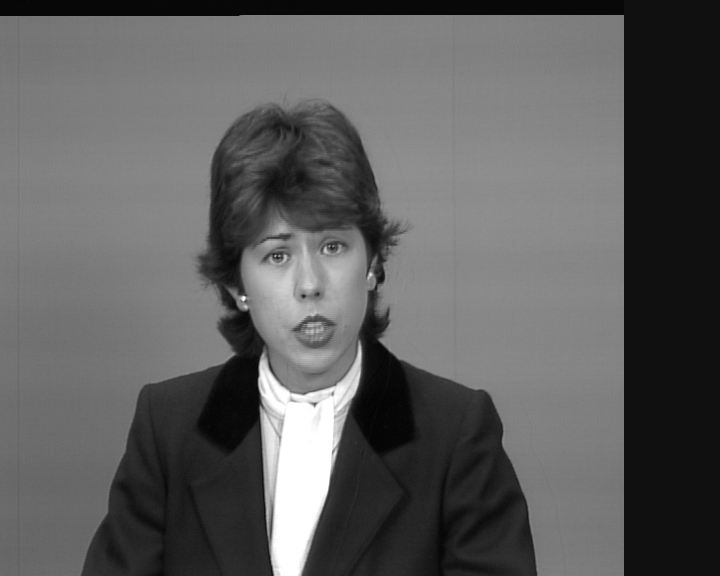
%> input picture speech_recognition/miscellaneous_matlab/DSP_Lab/Exp 3/claire.tiff, 720 x 576 px
$ octave corruption_dtft.m   (GNU Octave 9; MATLAB toolbox functions it lacks are replaced by stand-ins)
%> lines starting %> are read from the running program, lines starting %| are printed output that depends on the picture
clean = imread('claire.tiff');
%> clean is the input picture: size 576x720 uint8; min 1, max 255, mean 93.4
corrupted = zeros(576,720);
reconstruct = zeros(576,720);
T = 5;

gauss = randn(576, 720);
gauss = 20 * gauss;
gauss = gauss + 128;
for p = 1:128
    for q = 1:128
        gauss(p,q) = ceil(gauss(p,q));
        if (gauss(p,q) > 255)
            gauss(p,q) = 255;
        elseif gauss(p,q) < 0
            gauss(p,q) = 0;
        end
    end
end

for m = 1:576
    for n = 1:720
        corrupted(m,n) = mod((clean(m,n)+ gauss(m,n)), 255);
    end
end
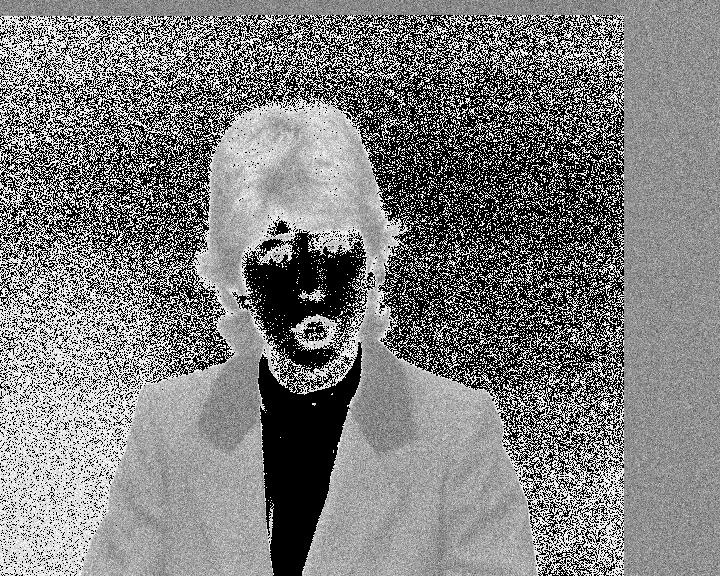
%> corrupted: size 576x720 double; min 0, max 254, mean 126.3


%%
clean_f = fft2(clean);
gauss_f = fft2(gauss);
corrupted_f = fft2(corrupted);
clean_power = abs(clean_f).^2;
gauss_power = abs(gauss_f).^2;
corrupted_power = abs(corrupted_f).^2;

SNR = corrupted_power./gauss_power;


for r = 1:576
    for s = 1:720
        if SNR(r,s) < T
            reconstruct(r,s) = 0;
        else reconstruct(r,s) = corrupted_f(r,s);
        end
    end
end

image = ifft2(reconstruct);
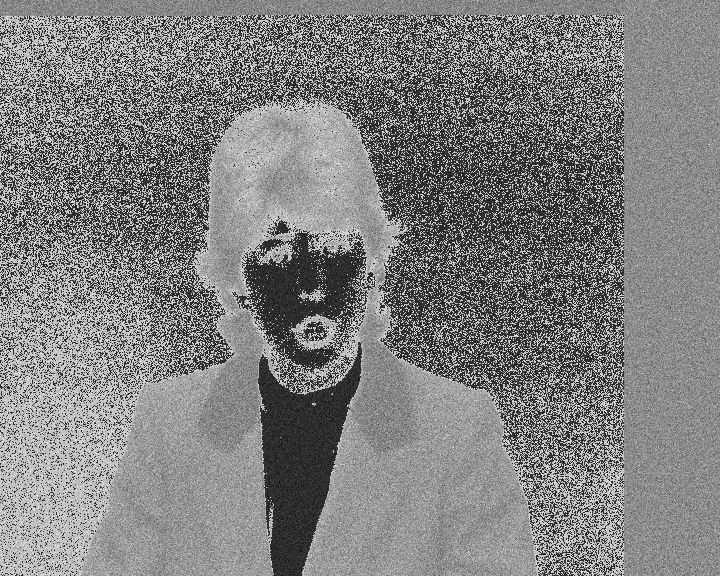
%> image: size 576x720 double; min -194.7, max 192, mean 0; drawn with min black and max white
imagesc(255-image);
colormap(gray);
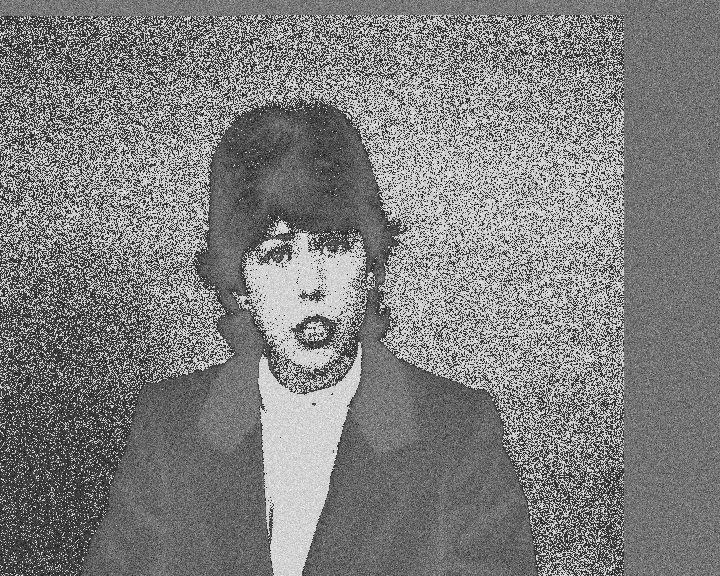
%> displayed picture: size 576x720x3, on the screen's scale of 0 to 255; min 0, max 255, mean 126.6

$ run again, with speech_recognition/miscellaneous_matlab/DSP_Lab/Exp 3/255-corrupt.jpg saved as speech_recognition/miscellaneous_matlab/DSP_Lab/Exp 3/claire.tiff
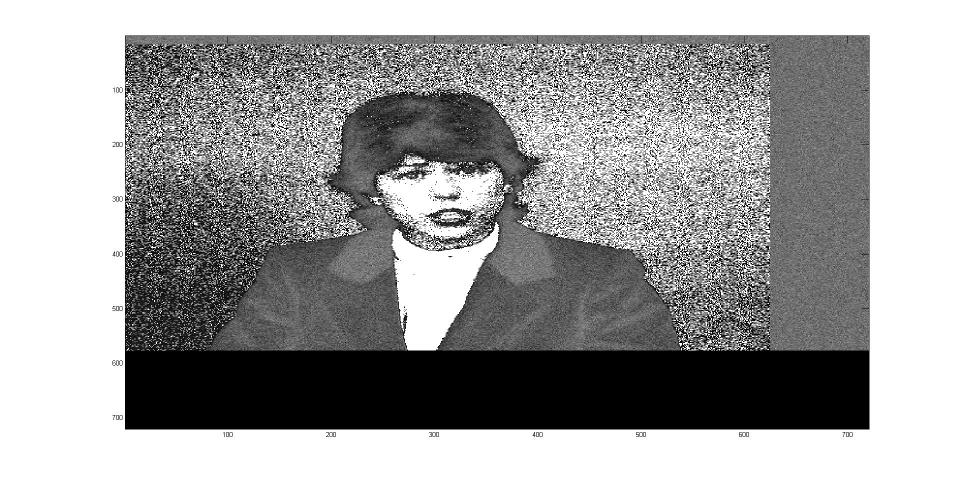
%> input picture speech_recognition/miscellaneous_matlab/DSP_Lab/Exp 3/255-corrupt.jpg, 1920 x 964 px (shown at 1/2 size)
%> clean is the input picture: size 964x1920x3 uint8; min 0, max 255, mean 157.3
%> after the loop `for m = 1:576`:
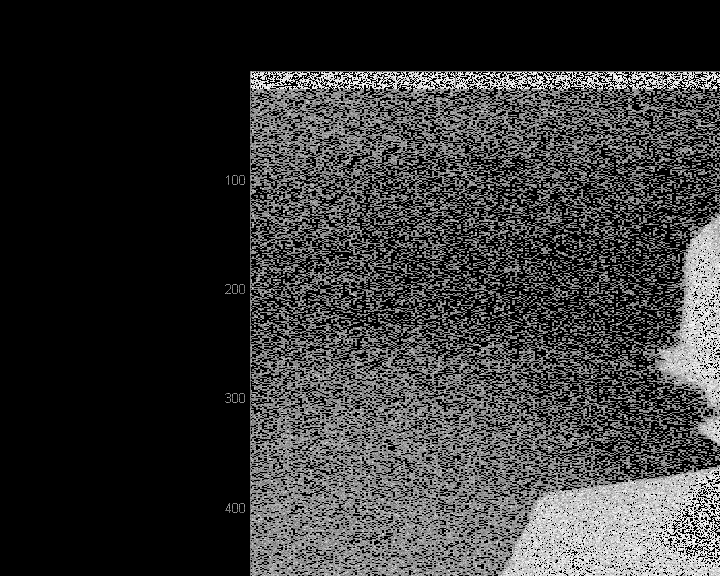
%> corrupted: size 576x720 double; min 0, max 254, mean 54.9
%> `colormap(gray);`:
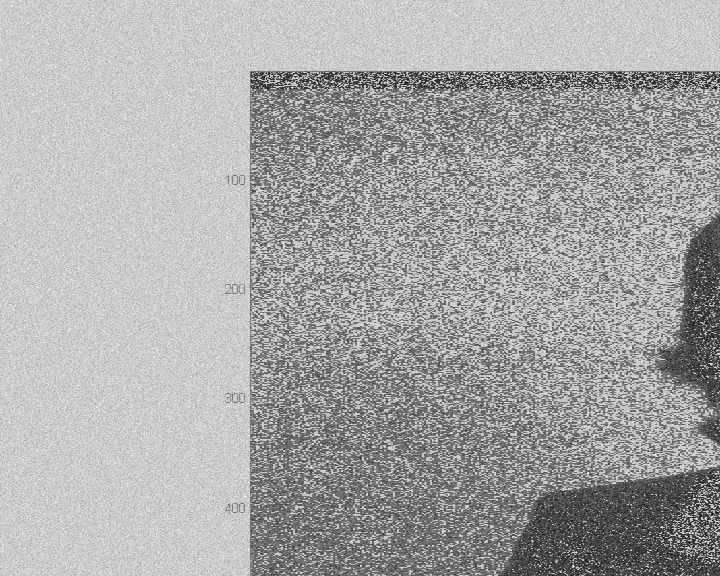
%> displayed picture: size 576x720x3, on the screen's scale of 0 to 255; min 0, max 255, mean 167.5
